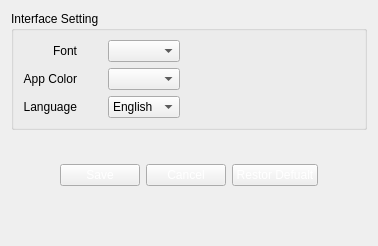
               <widget class="QWidget" name="settingpage_general_tab">
                <attribute name="title">
                 <string>General</string>
                </attribute>
                <layout class="QGridLayout" name="gridLayout_4">
                 <item row="3" column="0">
                  <spacer name="verticalSpacer_7">
                   <property name="orientation">
                    <enum>Qt::Vertical</enum>
                   </property>
                   <property name="sizeHint" stdset="0">
                    <size>
                     <width>20</width>
                     <height>40</height>
                    </size>
                   </property>
                  </spacer>
                 </item>
                 <item row="2" column="0">
                  <widget class="QFrame" name="horizontalFrame_3">
                   <property name="styleSheet">
                    <string notr="true">color: #ffffff;</string>
                   </property>
                   <layout class="QHBoxLayout" name="horizontalLayout_21">
                    <property name="topMargin">
                     <number>28</number>
                    </property>
                    <item>
                     <spacer name="horizontalSpacer_26">
                      <property name="orientation">
                       <enum>Qt::Horizontal</enum>
                      </property>
                      <property name="sizeHint" stdset="0">
                       <size>
                        <width>40</width>
                        <height>20</height>
                       </size>
                      </property>
                     </spacer>
                    </item>
                    <item>
                     <widget class="QPushButton" name="pushButton_12">
                      <property name="text">
                       <string>Save</string>
                      </property>
                      <property name="shortcut">
                       <string>Ctrl+S</string>
                      </property>
                     </widget>
                    </item>
                    <item>
                     <widget class="QPushButton" name="pushButton_11">
                      <property name="text">
                       <string>Cancel</string>
                      </property>
                     </widget>
                    </item>
                    <item>
                     <widget class="QPushButton" name="pushButton_10">
                      <property name="text">
                       <string>Restor Defualt</string>
                      </property>
                     </widget>
                    </item>
                    <item>
                     <spacer name="horizontalSpacer_27">
                      <property name="orientation">
                       <enum>Qt::Horizontal</enum>
                      </property>
                      <property name="sizeHint" stdset="0">
                       <size>
                        <width>40</width>
                        <height>20</height>
                       </size>
                      </property>
                     </spacer>
                    </item>
                   </layout>
                  </widget>
                 </item>
                 <item row="0" column="0">
                  <widget class="QGroupBox" name="groupBox">
                   <property name="title">
                    <string>Interface Setting</string>
                   </property>
                   <layout class="QGridLayout" name="gridLayout_10">
                    <item row="0" column="3">
                     <spacer name="horizontalSpacer_17">
                      <property name="orientation">
                       <enum>Qt::Horizontal</enum>
                      </property>
                      <property name="sizeHint" stdset="0">
                       <size>
                        <width>40</width>
                        <height>20</height>
                       </size>
                      </property>
                     </spacer>
                    </item>
                    <item row="1" column="0">
                     <widget class="QLabel" name="label_25">
                      <property name="text">
                       <string>App Color</string>
                      </property>
                      <property name="alignment">
                       <set>Qt::AlignRight|Qt::AlignTrailing|Qt::AlignVCenter</set>
                      </property>
                     </widget>
                    </item>
                    <item row="2" column="2">
                     <widget class="QComboBox" name="settingpage_general_language_combobox">
                      <item>
                       <property name="text">
                        <string>English</string>
                       </property>
                      </item>
                      <item>
                       <property name="text">
                        <string>Persian</string>
                       </property>
                      </item>
                     </widget>
                    </item>
                    <item row="1" column="2">
                     <widget class="QComboBox" name="settingpage_general_color_combobox"/>
                    </item>
                    <item row="0" column="2">
                     <widget class="QComboBox" name="settingpage_general_font_combobox"/>
                    </item>
                    <item row="2" column="0">
                     <widget class="QLabel" name="label_30">
                      <property name="text">
                       <string>Language</string>
                      </property>
                      <property name="alignment">
                       <set>Qt::AlignRight|Qt::AlignTrailing|Qt::AlignVCenter</set>
                      </property>
                     </widget>
                    </item>
                    <item row="0" column="0">
                     <widget class="QLabel" name="label_23">
                      <property name="text">
                       <string>Font</string>
                      </property>
                      <property name="alignment">
                       <set>Qt::AlignRight|Qt::AlignTrailing|Qt::AlignVCenter</set>
                      </property>
                     </widget>
                    </item>
                    <item row="0" column="1">
                     <spacer name="horizontalSpacer_32">
                      <property name="orientation">
                       <enum>Qt::Horizontal</enum>
                      </property>
                      <property name="sizeType">
                       <enum>QSizePolicy::Maximum</enum>
                      </property>
                      <property name="sizeHint" stdset="0">
                       <size>
                        <width>25</width>
                        <height>20</height>
                       </size>
                      </property>
                     </spacer>
                    </item>
                   </layout>
                  </widget>
                 </item>
                </layout>
               </widget>
